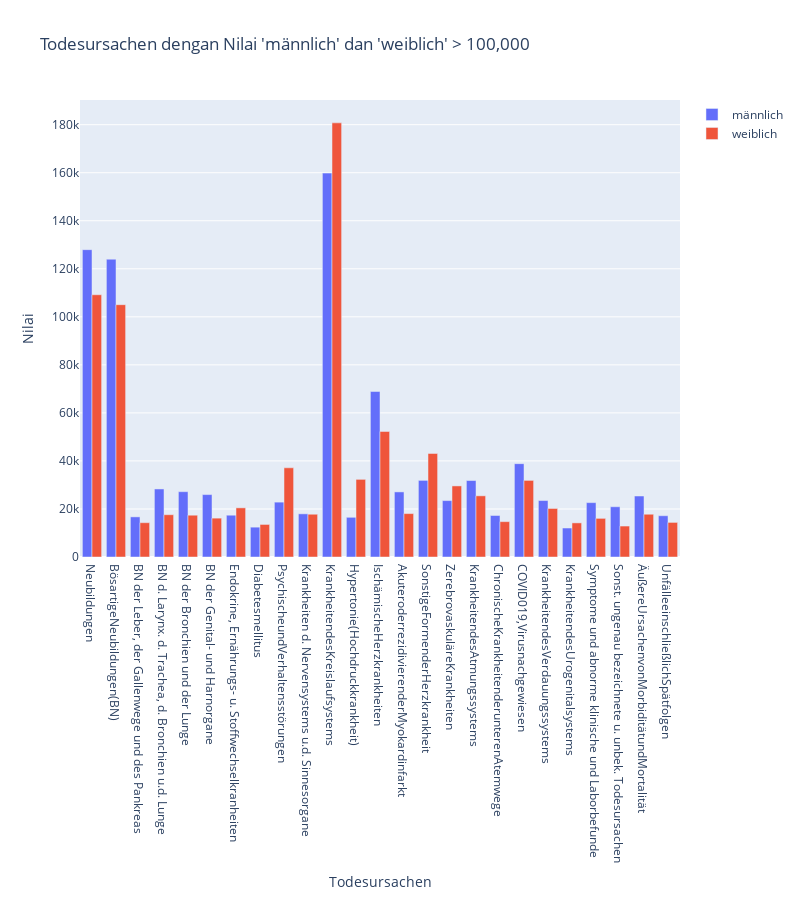

The cell this chart's notebook holds for it:
### Code cell
#buat grafik penyebab kematian di jerman sepanjang tahun 2021
import plotly.graph_objects as go
fig = go.Figure(data=[
    go.Bar(name='männlich', x=max['Todesursachen'], y=max['männlich']),
    go.Bar(name='weiblich', x=max['Todesursachen'], y=max['weiblich'])
])
fig.update_layout(
    xaxis_title="Todesursachen",
    yaxis_title="Nilai",
    title="Todesursachen dengan Nilai 'männlich' dan 'weiblich' > 100,000",
    width=800,
    height=900
)

fig.show()

### Figure 1 — Plotly figure (JSON) as saved in the notebook; plotly's stock layout.template omitted (floating-point values rounded to 4 significant figures)
{"data": [{"name": "männlich", "type": "bar", "x": ["Neubildungen", "BösartigeNeubildungen(BN)", "BN der Leber, der Gallenwege und des Pankreas", "BN d. Larynx. d. Trachea, d. Bronchien u.d. Lunge", "BN der Bronchien und der Lunge", "BN der Genital- und Harnorgane", "Endokrine, Ernährungs- u. Stoffwechselkranheiten", "Diabetesmellitus", "PsychischeundVerhaltensstörungen", "Krankheiten d. Nervensystems u.d. Sinnesorgane", "KrankheitendesKreislaufsystems", "Hypertonie(Hochdruckkrankheit)", "IschämischeHerzkrankheiten", "AkuteroderrezidivierenderMyokardinfarkt", "SonstigeFormenderHerzkrankheit", "ZerebrovaskuläreKrankheiten", "KrankheitendesAtmungssystems", "ChronischeKrankheitenderunterenAtemwege", "COVID019,Virusnachgewiesen", "KrankheitendesVerdauungssystems", "KrankheitendesUrogenitalsystems", "Symptome und abnorme klinische und Laborbefunde", "Sonst. ungenau bezeichnete u. unbek. Todesursachen", "ÄußereUrsachenvonMorbiditätundMortalität", "UnfälleeinschließlichSpätfolgen"], "y": [127968, 124006, 16708, 28332, 27200, 25989, 17402, 12428, 22848, 17974, 159846, 16529, 68900, 27107, 31899, 23487, 31841, 17285, 38862, 23508, 12065, 22638, 20927, 25394, 17189]}, {"name": "weiblich", "type": "bar", "x": ["Neubildungen", "BösartigeNeubildungen(BN)", "BN der Leber, der Gallenwege und des Pankreas", "BN d. Larynx. d. Trachea, d. Bronchien u.d. Lunge", "BN der Bronchien und der Lunge", "BN der Genital- und Harnorgane", "Endokrine, Ernährungs- u. Stoffwechselkranheiten", "Diabetesmellitus", "PsychischeundVerhaltensstörungen", "Krankheiten d. Nervensystems u.d. Sinnesorgane", "KrankheitendesKreislaufsystems", "Hypertonie(Hochdruckkrankheit)", "IschämischeHerzkrankheiten", "AkuteroderrezidivierenderMyokardinfarkt", "SonstigeFormenderHerzkrankheit", "ZerebrovaskuläreKrankheiten", "KrankheitendesAtmungssystems", "ChronischeKrankheitenderunterenAtemwege", "COVID019,Virusnachgewiesen", "KrankheitendesVerdauungssystems", "KrankheitendesUrogenitalsystems", "Symptome und abnorme klinische und Laborbefunde", "Sonst. ungenau bezeichnete u. unbek. Todesursachen", "ÄußereUrsachenvonMorbiditätundMortalität", "UnfälleeinschließlichSpätfolgen"], "y": [109192, 105062, 14286, 17608, 17401, 16181, 20464, 13556, 37142, 17804, 180773, 32332, 52272, 18074, 43114, 29595, 25475, 14724, 31897, 20209, 14207, 16091, 12891, 17806, 14403]}], "layout": {"height": 900, "title": {"text": "Todesursachen dengan Nilai 'männlich' dan 'weiblich' > 100,000"}, "width": 800, "xaxis": {"title": {"text": "Todesursachen"}}, "yaxis": {"title": {"text": "Nilai"}}}}
